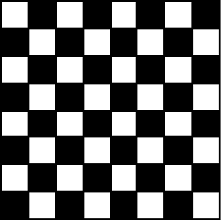
#> input picture assets/chessboard.png, 224 x 224 px
$ python '5.Corner Detection.py'
#> lines starting #> are read from the running program, lines starting #| are printed output that depends on the picture; after the words box and inside, x2 and y2 are one past the last pixel; in counts of white or black regions, pixels touching at a corner belong together
import cv2
import numpy as np
from matplotlib import pyplot as plt

img=cv2.imread('assets/chessboard.png')
#> img is the input picture: shape (224, 224, 3); min 0, max 255, mean 114
img=cv2.resize(img,(0,0),fx=0.75,fy=0.75)
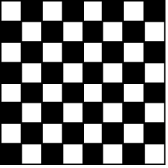
#> img: shape (168, 168, 3); min 0, max 255, mean 112.9
gray=cv2.cvtColor(img,cv2.COLOR_BGR2GRAY)

# max corners:jumlah titik yg akan ditampilkan
# quality level:kualitas minimum sudut
# min distance:jarak antar titik
corners=cv2.goodFeaturesToTrack(gray,100,0.01,10)
#> corners = 79 rows, first 8: [84, 84], [43, 84], [84, 43], [84, 124], [124, 84], [43, 43], [124, 124], [43, 124]
corners=np.int64(corners)

for i in corners:
    x,y = i.ravel()
    cv2.circle(img, (x, y), 3, (0, 0, 255), -1)  # Lingkaran merah pada gambar berwarna
#> this loop made 79 passes
#> (x, y) on passes 1 to 12: (84, 84), (43, 84), (84, 43), (84, 124), (124, 84), (43, 43), (124, 124), (43, 124), (124, 43), (85, 100), (100, 85), (145, 40)
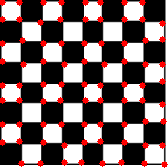
#> img: shape (168, 168, 3); 8.06% of pixels changed, all inside (x1, y1, x2, y2) = (0, 0, 168, 168)

cv2.imshow('display',img)
cv2.waitKey(0)
cv2.destroyAllWindows()
